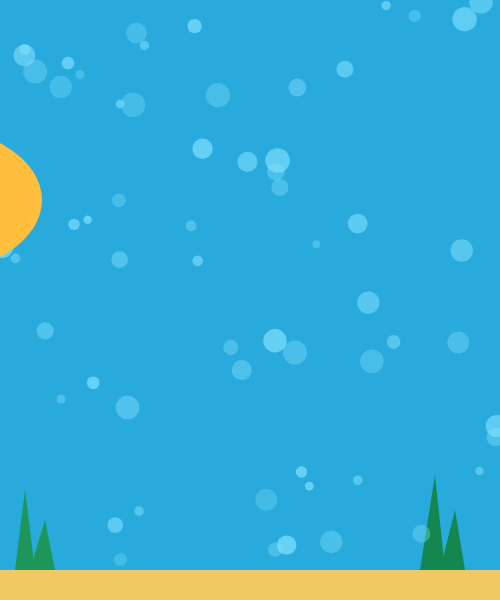
Frame 1 (no input)
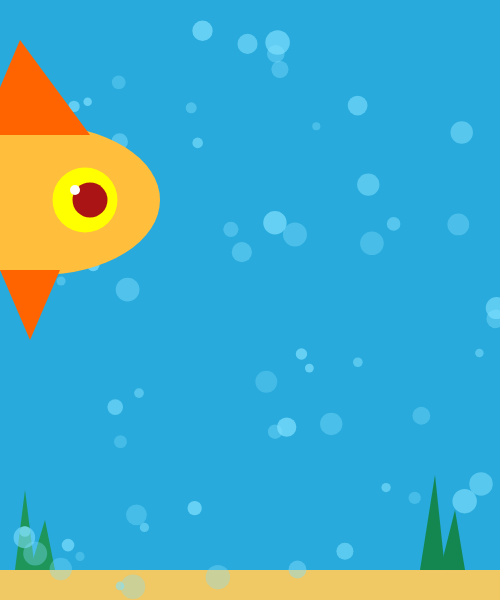
Frame 60 (no input)
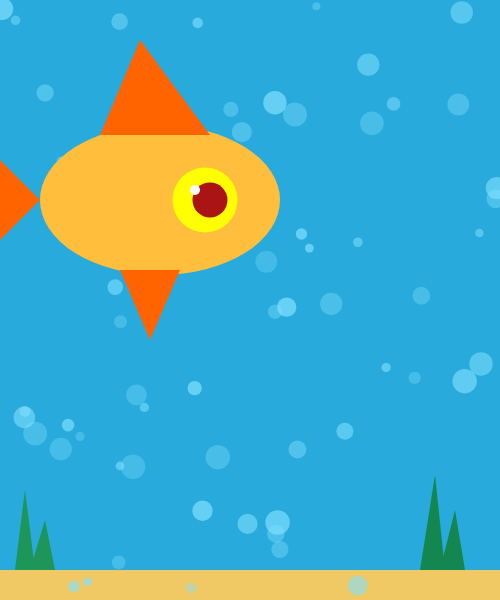
Frame 120 (the mouse pressed at the canvas centre since frame 60)

The p5.js sketch that drew these frames (run headless with seeded random() and noise() and a simulated clock; from frame 60 on, the mouse is pressed at the canvas centre):

// p5.js sketch
// ── sketch.js
let xPesce = -300;
let yBolle = 0;

function setup() {
  createCanvas(500, 600);
}


function draw() {

  // Sfondo e fondale
  drawBackground();

  // Bolle
  drawBubbles();

    // Movimento delle bolle
yBolle = yBolle - 2;

if (yBolle < -600) {
  yBolle = 0;
}

  // Movimento del pesce
  xPesce = xPesce + 2;

  if (xPesce > 300) {
    xPesce = -300;
  }

  // Disegna il pesce
  drawFish(xPesce, 0);
}


// Disegna lo sfondo marino
function drawBackground() {

  // Acqua
  background(40, 170, 220);

  // Fondo del mare
  fill(240, 200, 100);
  noStroke();
  rect(0, 570, 500, 30);

  // Alghe a sinistra
  fill(30, 150, 90);
  triangle(15, 570, 35, 570, 25, 490);
  triangle(30, 570, 55, 570, 45, 520);

  // Alghe a destra
  fill(20, 135, 80);
  triangle(420, 570, 445, 570, 435, 475);
  triangle(440, 570, 465, 570, 455, 510);
}


// Disegna il pesce
function drawFish(x, y) {

  push();
  translate(x, y);

  // Corpo del pesce
  fill(255, 190, 60);
  noStroke();
  ellipse(220, 200, 240, 150);

  // Coda arancione
  fill(255, 100, 0);
  triangle(100, 200, 40, 140, 40, 260);

  // Occhio giallo
  fill(255, 255, 0);
  ellipse(265, 200, 65, 65);

  // Pupilla rossa
  fill(170, 20, 20);
  ellipse(270, 200, 35, 35);

  // Pinna superiore
  fill(255, 100, 0);
  triangle(160, 135, 270, 135, 200, 40);

  // Pinna inferiore
  triangle(180, 270, 240, 270, 210, 340);

  // Riflesso nell'occhio
  fill(255);
  ellipse(255, 190, 10, 10);

  pop();
}


// Disegna una singola bolla
function drawBubble(i, bubbleX, bubbleY, transparency, size) {

  fill(130, 225, 255, transparency);
  noStroke();

  ellipse(bubbleX, bubbleY, size);
}


// Disegna tutte le bolle

function drawBubbles(n = 60) {
  randomSeed(10);

  for (let i = 0; i < n; i++) {
    let bubbleX = random(width);
    let bubbleY = random(height - 40);
    let randomTransparency = random(80, 180);
    let randomSize = random(8, 25);

    if (bubbleY + yBolle < 0) {
      drawBubble(i, bubbleX, bubbleY + yBolle + 600,
                 randomTransparency, randomSize);
    } else {
      drawBubble(i, bubbleX, bubbleY + yBolle,
                 randomTransparency, randomSize);
    }
  }
}
